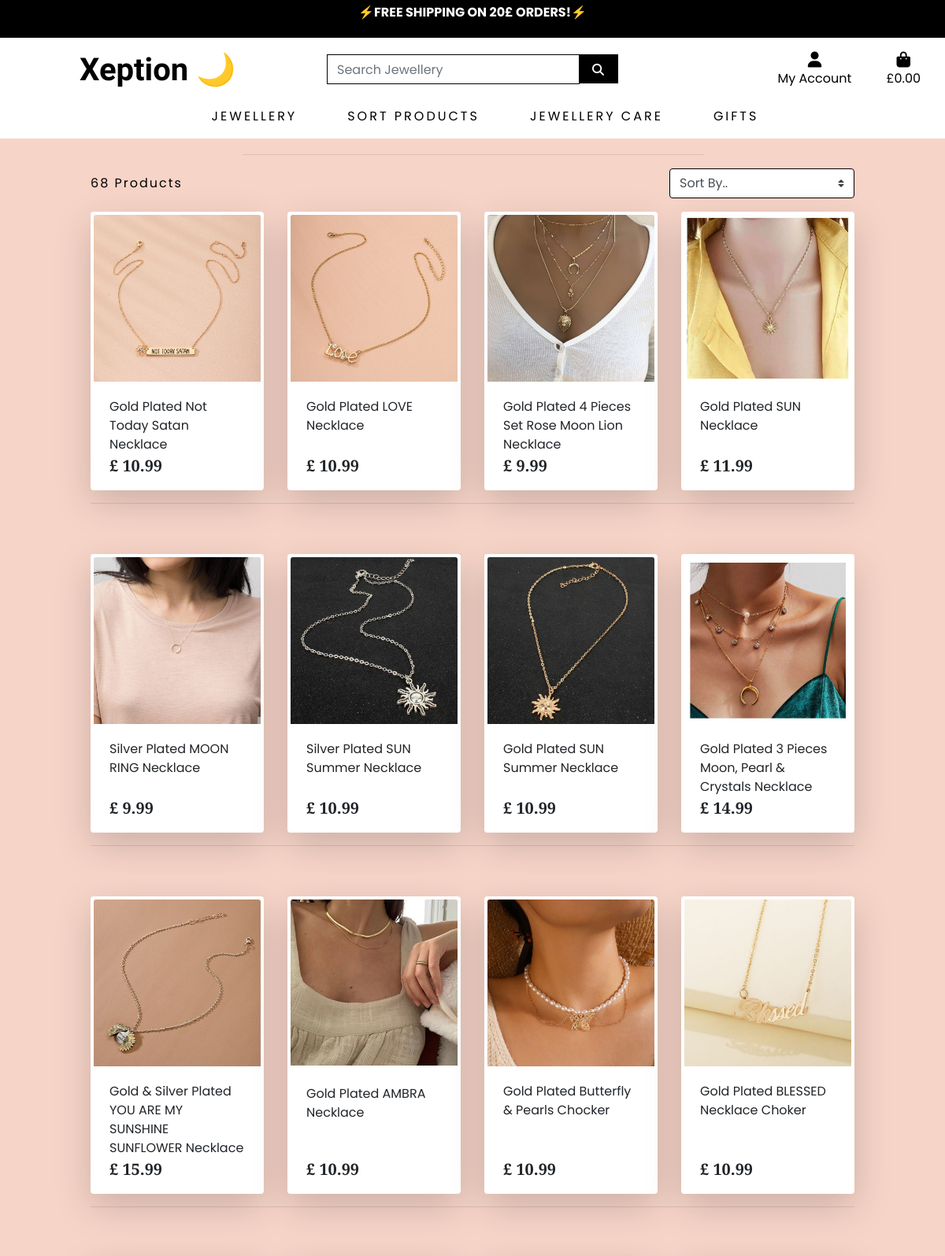
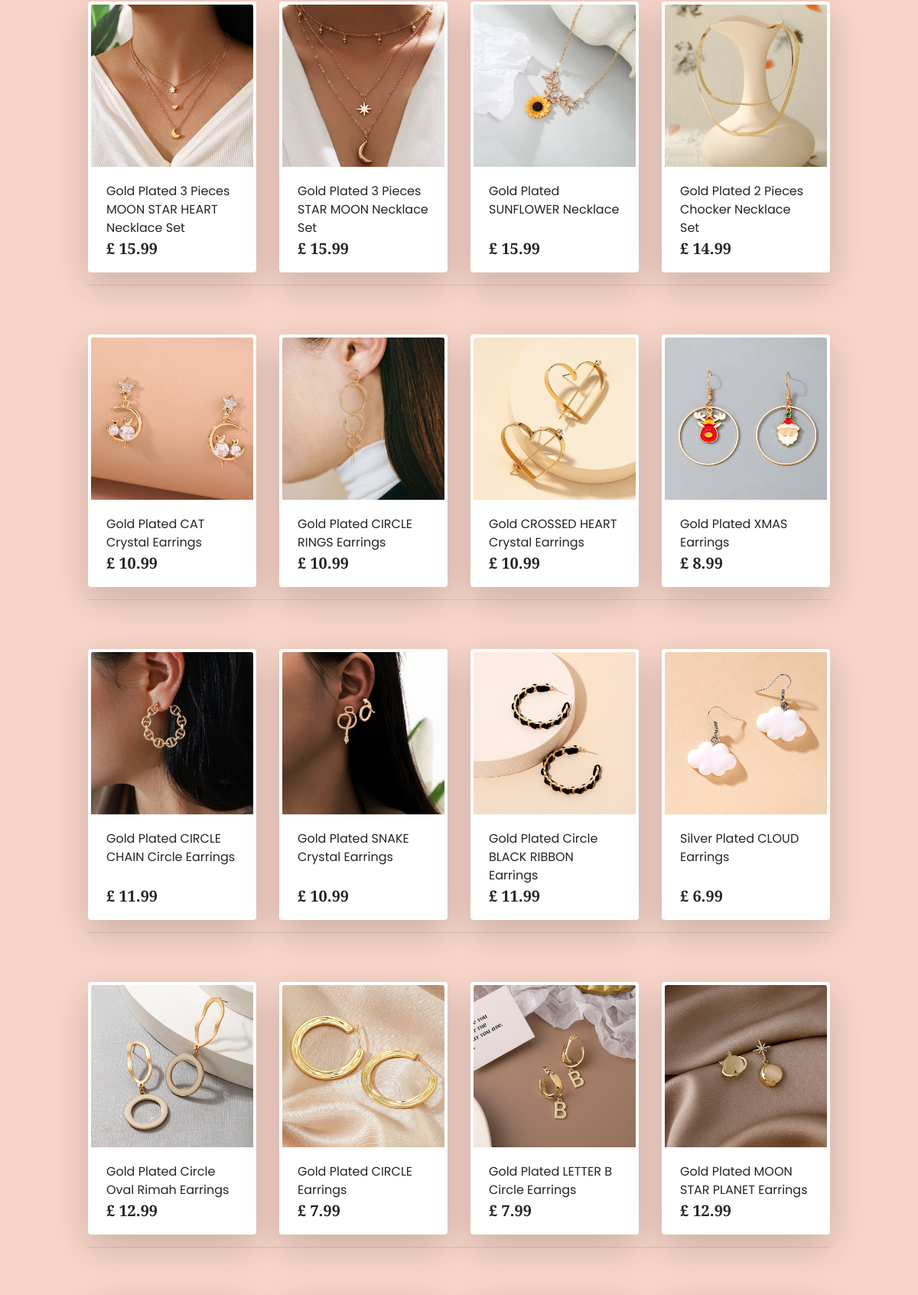
Screenshot of /products/ (upper part) with the database file from the repository (2 pictures, top to bottom).
### products/models.py (models this page shows, shortened)
class Product(models.Model):
    category = models.ForeignKey('Category', null=True, blank=True, on_delete=models.SET_NULL)
    sku = models.CharField(max_length=254, null=True, blank=True)
    name = models.CharField(max_length=254)
    description = models.TextField()
    price = models.DecimalField(max_digits=6, decimal_places=2)
    rating = models.DecimalField(max_digits=6, decimal_places=2, null=True, blank=True)
    image_url = models.URLField(max_length=1024, null=True, blank=True)
    image = models.ImageField(null=True, blank=True)

### products/views.py (the view, shortened to what this page needs)
# urls.py: path('', views.all_products, name='products'),
def all_products(request):
    products = Product.objects.all()
    query = None
    categories = None
    sort = None
    direction = None
    current_sorting = f'{sort}_{direction}'
    context = {
        'products': products,
        'search_term': query,
        'current_categories': categories,
        'current_sorting': current_sorting,
    }
    return render(request, 'products/products.html', context)

### bag/contexts.py (called while the page is built, shortened)
def bag_contents(request):
    bag_items = []
    total = 0
    product_count = 0
    bag = request.session.get('bag', {})
    if total < settings.FREE_DELIVERY_THRESHOLD:
        delivery = total * Decimal(settings.STANDARD_DELIVERY_PERCENTAGE / 100)
        free_delivery_delta = settings.FREE_DELIVERY_THRESHOLD - total
    else:
        delivery = 0
        free_delivery_delta = 0
    grand_total = delivery + total
    context = {
        'bag_items': bag_items,
        'total': total,
        'product_count': product_count,
        'delivery': delivery,
        'free_delivery_delta': free_delivery_delta,
        'free_delivery_threshold': settings.FREE_DELIVERY_THRESHOLD,
        'grand_total': grand_total,
    }
    return context

### products/templates/products/products.html (shortened to what this page needs)
{% extends "base.html" %}
{% load static %}
{% block page_header %}
    <div class="container header-container">
    </div>
{% endblock %}
{% block content %}
    <div class="overlay"></div>
    <div class="container-fluid">
        <div class="row">
            <div class="col text-center mt-3">
                <hr class="w-50 mb-1">
            </div>
        </div>
        <div class="row">
            <div class="product-container col-10 offset-1">
                <div class="row mt-1 mb-2">
                    <div class="col-12 col-md-6 my-auto order-md-last d-flex justify-content-center justify-content-md-end">
                        <div class="sort-select-wrapper w-50">
                            <select id="sort-selector" class="custom-select custom-select rounded-2  border-{% if current_sorting != 'None_None' %}info{% else %}black{% endif %}" style="border: 2px black;">
                                <option value="reset" {% if current_sorting == 'None_None' %}selected{% endif %}>Sort By..</option>
                            </select>
                        </div>
                    </div>
                    <div class="col-12 col-md-6 order-md-first">
                        <p class="text-black mt-3 text-center text-md-left" style="letter-spacing: 2px;">
                            {{ products|length }} Products{% if search_term %} found for <strong>"{{ search_term }}"</strong>{% endif %}
                        </p>
                    </div>
                </div>
                <div class="row">
                    {% for product in products %}
                        <div class="col-sm-6 col-md-6 col-lg-4 col-xl-3">
                            <div class="card h-100  shadow-lg" style="border: 4px solid white;">
                                {% if product.image %}
                                <a href="{% url 'product_detail' product.id %}" >
                                    <img class="card-img-top img-fluid" src="{{ product.image.url }}" alt="{{ product.name }}">
                                </a>
                                {% else %}
                                <a href="{% url 'product_detail' product.id %}">
                                    <img class="card-img-top img-fluid" src="{{ MEDIA_URL }}noimage.jpg" alt="{{ product.name }}">
                                </a>
                                {% endif %}
                                <div class="card-body pb-0">
                                    <p class="mb-0">{{ product.name }}</p>
                                </div>
                                <div class="card-footer bg-white pt-0 border-0 text-left">
                                    <div class="row">
                                        <div class="col">
                                            <p class="lead mb-0 text-left font-weight-bold" style="font-family: 'prata', serif;">£ {{ product.price }}</p>
                                        </div>
                                    </div>
                                </div>
                            </div>
                        </div>
                        {% if forloop.counter|divisibleby:4 %}
                            <div class="col-12 d-none d-xl-block mb-5">
                                <hr>
                            </div>
                        {% endif %}
                    {% endfor %}
                </div>
            </div>
        </div>
    </div>
{% endblock %}

### templates/base.html (shortened to what this page needs)
{% load static %}
<!DOCTYPE html>
<html lang="en">
  <head>
    {% block corecss %}
        <link rel="stylesheet" href="https://stackpath.bootstrapcdn.com/bootstrap/4.4.1/css/bootstrap.min.css">
        <link rel="stylesheet" href="{% static 'css/base.css' %}">
    {% endblock %}
  </head>
  <body>
    <header class="container-fluid fixed-top">
         <div class="row black-banner py-1" style="background-color: black;">
            <div class="col-12">
               <p class="text-center text-white">
                 <strong>  &#9889;FREE SHIPPING ON 20£ ORDERS!&#9889; </strong>
               </p>
            </div>
         </div>
<div id="topnav" class="row pt-lg-2 d-none d-lg-flex" style="background-color: white;">
    <div class="col-12 col-lg-4 my-auto py-1 py-lg-0">
        <a href="{% url 'home' %}" class="nav-link main-logo-link">
            <h2 class="logo-font text-black my-0"
                style="text-decoration: none; color: black; font-size: 40px; padding-left: 70px;"><strong
                    style="font-family: 'Homemade Apple', cursive;">Xeption &#127769;</strong> </h2>
        </a>
    </div>
    <div class="col-12 col-lg-4 my-auto py-1 py-lg-0">
        <form method="GET" action="{% url 'products' %}">
            <div class="input-group w-100">
                <input class="form-control border border-black rounded-0" type="text" name="q"
                    placeholder="Search Jewellery">
                <div class="input-group-append">
                    <button class="form-control btn btn-black border border-black rounded-0" type="submit" id="search-button">
                        <span class="icon">
                            <i class="fas fa-search"></i>
                        </span>
                    </button>
                </div>
            </div>
        </form>
    </div>
    <div class="col-12 col-lg-4 my-auto py-1 py-lg-0">
        <ul class="list-inline list-unstyled text-center text-lg-right my-0">
            <li class="list-inline-item dropdown">
                <a class="text-black nav-link" href="#" id="user-options" data-toggle="dropdown" aria-haspopup="true"
                    aria-expanded="false">
                    <div class="text-center">
                        <div><i class="fas fa-user fa-lg"></i></div>
                        <p class="my-0">My Account</p>
                    </div>
                </a>
            </li>
            <li class="list-inline-item">
                <a class="{% if grand_total %}text-black {% else %}text-black{% endif %} nav-link"
                    href="{% url 'view_bag' %}">
                    <div class="text-center">
                        <div><i class="fas fa-shopping-bag fa-lg"></i></div>
                        <p class="my-0">
                            {% if grand_total %}
                            £{{ grand_total|floatformat:2 }}
                            {% else %}
                            £0.00
                            {% endif %}
                        </p>
                    </div>
                </a>
            </li>
        </ul>
    </div>
</div>
         <div class="row bg-white">
            <nav class="navbar navbar-expand-lg navbar-light w-100" >
                {% include 'includes/main-nav.html' %}
            </nav>
        </div>
    </header>
    {% block page_header %}
    {% endblock %}
    {% block content %}
    {% endblock %}
    </body>
</html>

### templates/includes/main-nav.html (shortened to what this page needs)
<div class="collapse navbar-collapse" id="main-nav">
    <ul class="navbar-nav w-auto mx-auto">
        <li class="nav-item dropdown">
            <a class="logo-font  nav-link text-black mr-5" href="#" id="clothing-link" data-toggle="dropdown" aria-haspopup="true" aria-expanded="false" style="letter-spacing: 3px;">
                JEWELLERY
            </a>
        </li>
        <li class="nav-item dropdown">
            <a class="logo-font  nav-link text-black mr-5" href="#" id="all-products-link" data-toggle="dropdown" aria-haspopup="true" aria-expanded="false" style="letter-spacing: 3px;">
                SORT PRODUCTS
            </a>
        </li>
         <li class="nav-item">
            <a class="logo-font  nav-link text-black mr-5" href="{% url 'jewellery_care' %}" id="home-link"  aria-haspopup="true" aria-expanded="false" style="letter-spacing: 3px;">
               JEWELLERY CARE
            </a>
        </li>
        <li class="nav-item dropdown">
            <a class="logo-font  nav-link text-black" href="#" id="specials-link" data-toggle="dropdown" aria-haspopup="true" aria-expanded="false" style="letter-spacing: 3px;">
                GIFTS
            </a>
        </li>
    </ul>
</div>

### static/css/base.css (style rules this page uses)
.black-banner { background-color: black; }
body { font-family: 'Poppins', serif; background-color: #F7D4C8; height: calc(100vh - 164px); }
.icon { align-items: center; display: inline-flex; justify-content: center; height: 1.5rem; width: 1.5rem; }
.main-logo-link { width: fit-content; height: 4rem; }
.btn-black { background: black; color: white; font-family: 'prata', serif; font-size: 15px; letter-spacing: 1px; }
.text-black { color: #000 !important; }
.border-black { border: 1px solid black !important; }
.overlay { height: 100%; width: 100%; top: 0; left: 0; position: fixed; background: white; z-index: -1; }
.overlay { height: 100%; width: 100%; top: 0; left: 0; position: fixed; background: #F7D4C8; z-index: -1; }
@media (min-width: 1200px) { .container { max-width: 80%; } }
@media (min-width: 992px) { .header-container { padding-top: 164px; } }

### rows the page displays
Product: image (picture), name "Gold Plated Not Today Satan Necklace", price "10.99"
Product: image (picture), name "Gold Plated LOVE Necklace", price "10.99"
Product: image (picture), name "Gold Plated 4 Pieces Set Rose Moon Lion Necklace", price "9.99"
Product: image (picture), name "Gold Plated SUN Necklace", price "11.99"
Product: image (picture), name "Silver Plated MOON RING Necklace", price "9.99"
Product: image (picture), name "Silver Plated SUN Summer Necklace", price "10.99"
Product: image (picture), name "Gold Plated SUN Summer Necklace", price "10.99"
Product: image (picture), name "Gold Plated 3 Pieces Moon, Pearl & Crystals Necklace", price "14.99"
Product: image (picture), name "Gold & Silver Plated YOU ARE MY SUNSHINE SUNFLOWER Necklace", price "15.99"
Product: image (picture), name "Gold Plated AMBRA Necklace", price "10.99"
Product: image (picture), name "Gold Plated Butterfly & Pearls Chocker", price "10.99"
Product: image (picture), name "Gold Plated BLESSED Necklace Choker", price "10.99"
Product: image (picture), name "Gold Plated 3 Pieces MOON STAR HEART Necklace Set", price "15.99"
Product: image (picture), name "Gold Plated 3 Pieces STAR MOON Necklace Set", price "15.99"
Product: image (picture), name "Gold Plated SUNFLOWER Necklace", price "15.99"
Product: image (picture), name "Gold Plated 2 Pieces Chocker Necklace Set", price "14.99"
Product: image (picture), name "Gold Plated CAT Crystal Earrings", price "10.99"
Product: image (picture), name "Gold Plated CIRCLE RINGS Earrings", price "10.99"
Product: image (picture), name "Gold CROSSED HEART Crystal Earrings", price "10.99"
Product: image (picture), name "Gold Plated XMAS Earrings", price "8.99"
Product: image (picture), name "Gold Plated CIRCLE CHAIN Circle Earrings", price "11.99"
Product: image (picture), name "Gold Plated SNAKE Crystal Earrings", price "10.99"
Product: image (picture), name "Gold Plated Circle BLACK RIBBON Earrings", price "11.99"
Product: image (picture), name "Silver Plated CLOUD Earrings", price "6.99"
Product: image (picture), name "Gold Plated Circle Oval Rimah Earrings", price "12.99"
Product: image (picture), name "Gold Plated CIRCLE Earrings", price "7.99"
Product: image (picture), name "Gold Plated LETTER B Circle Earrings", price "7.99"
Product: image (picture), name "Gold Plated MOON STAR PLANET Earrings", price "12.99"

### other values shown
{{ products|length }} "68"
